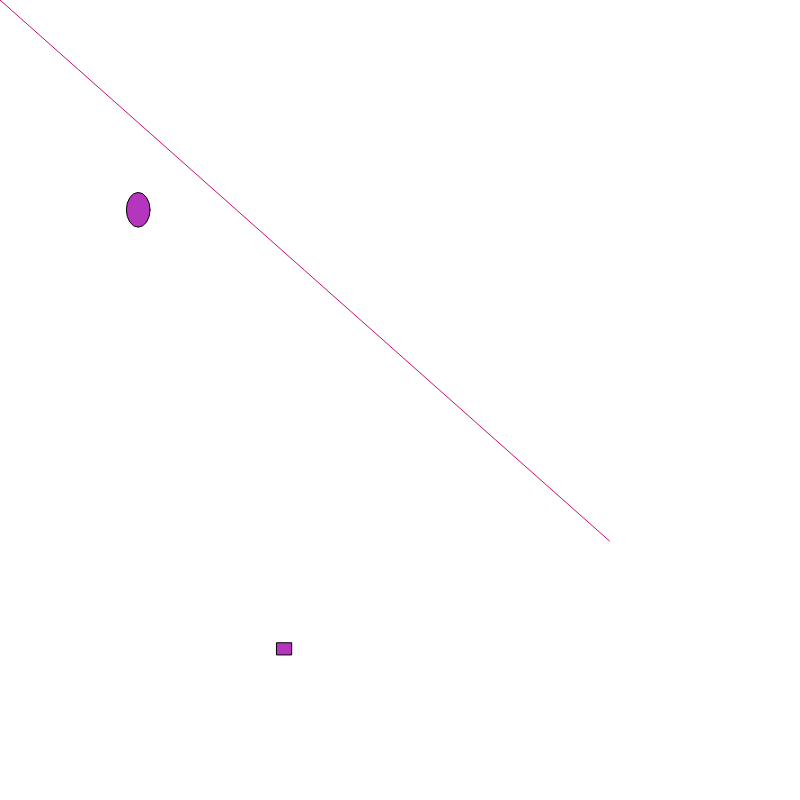
Frame 1 (no input)
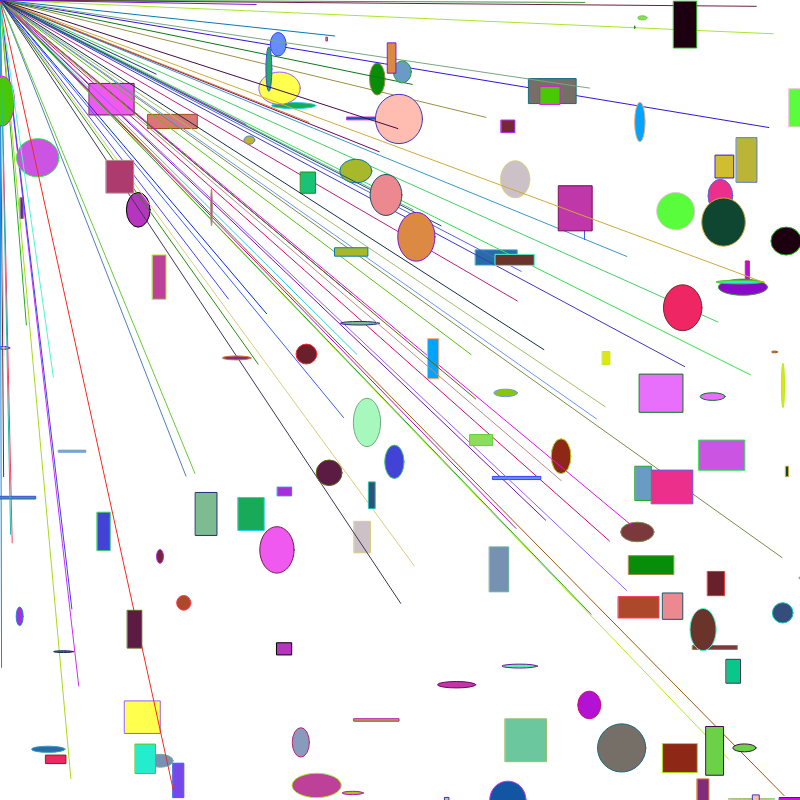
Frame 60 (no input)
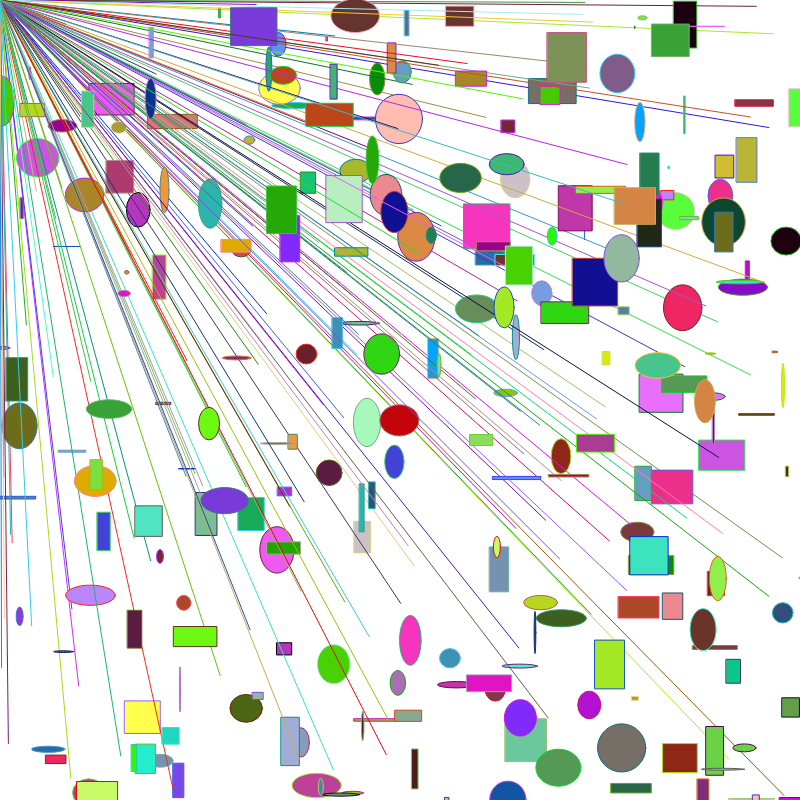
Frame 120 (the mouse pressed at the canvas centre since frame 60)

The p5.js sketch that drew these frames (run headless with seeded random() and noise() and a simulated clock; from frame 60 on, the mouse is pressed at the canvas centre):

// p5.js sketch
// ── sketch.js
function setup() {
  createCanvas(800, 800);
}

function draw() {
  fill( random(255), random(255), random(255) )
rect(random(800), random(800),random(50),random(50) )

ellipse(random(800),random(800), random(50) ,random(50))

  stroke(random(255),random(255),random(255))
  
line(0,0,random(800),random(800))








}
